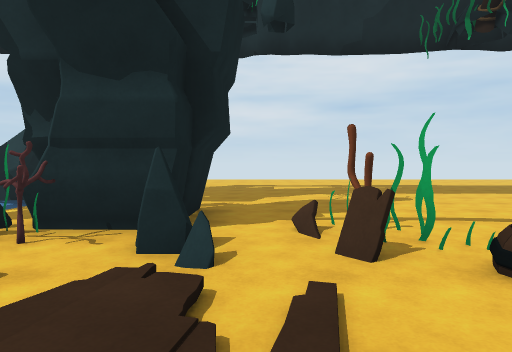
[1] (above)

17 first-person views from a walk through a scene from a Unity 3-D project. The camera is 1.3 m above the floor, tilts 2° down and sees 75° across. The floor is counted in squares, 2 m on a side. Each view is taken from the middle of a square. On the plan, view 1 faces up. The plan holds only what a view shows up to about 10 squares ahead; the rest is blank. The place goes on beyond the plan. Some animated figures are not drawn. Surface patterns are stand-ins for the level's own textures.

[2]
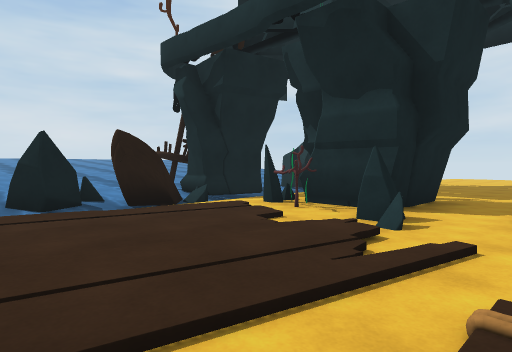

[3]
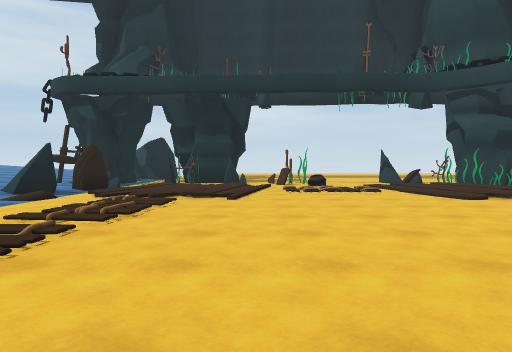

[4]
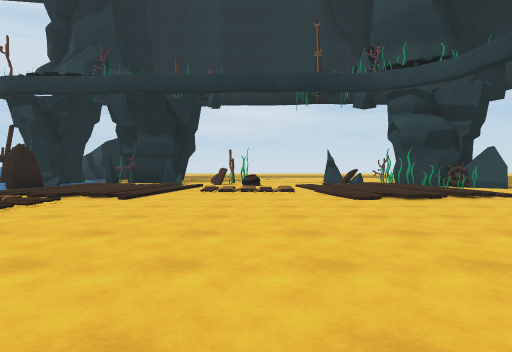

[5]
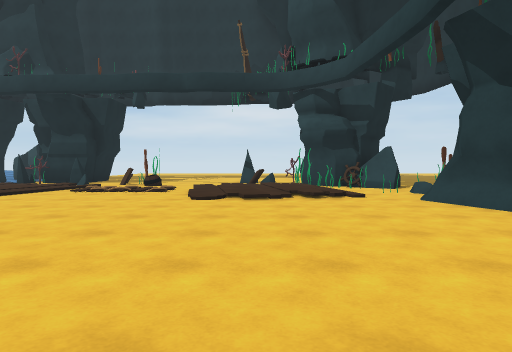

[6]
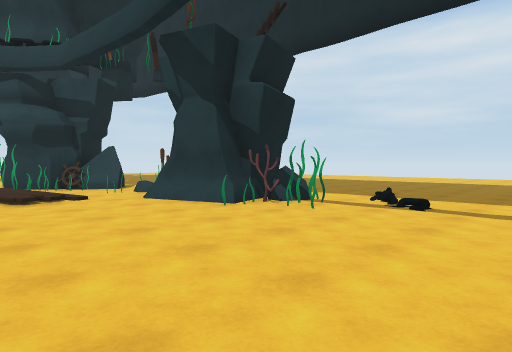

[7]
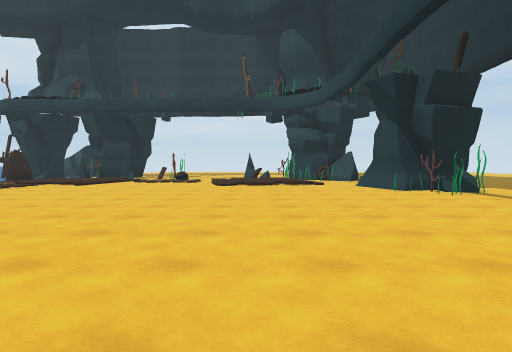

[8]
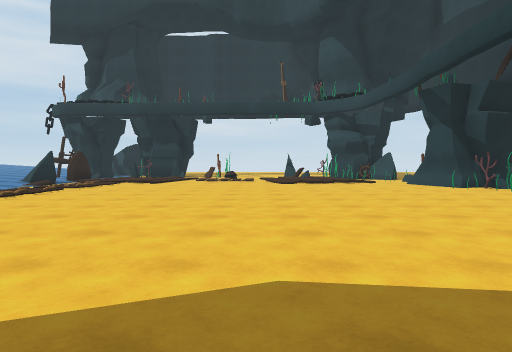

[9]
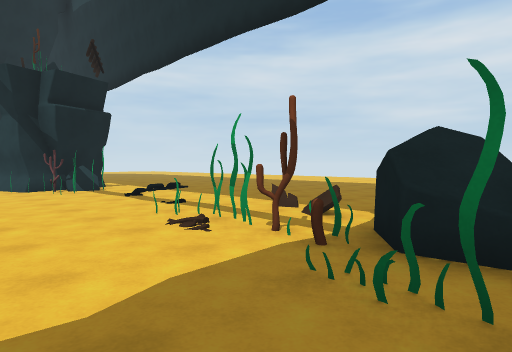

[10]
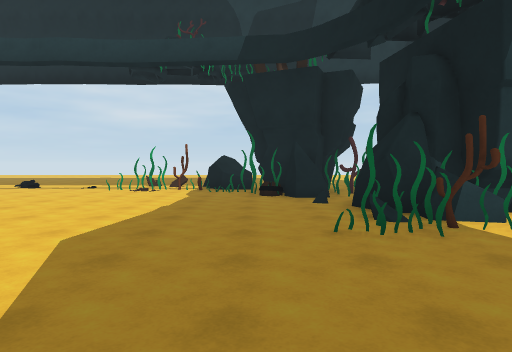

[11]
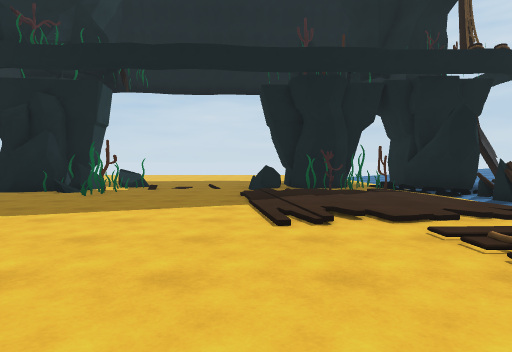

[12]
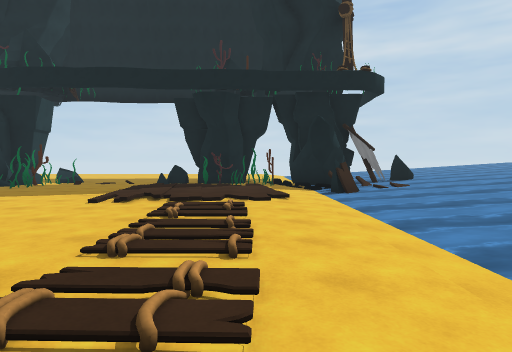

[13]
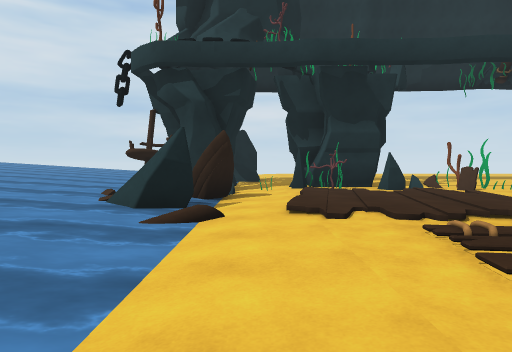

[14]
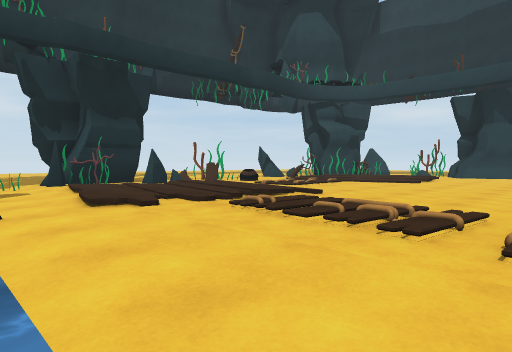

[15]
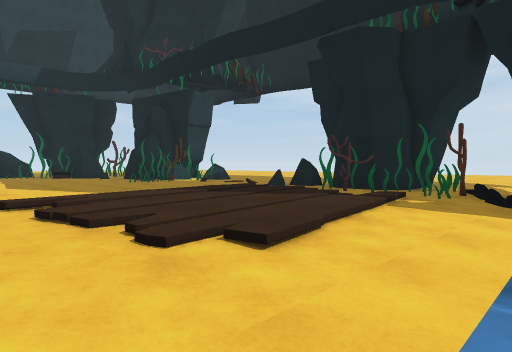

[16]
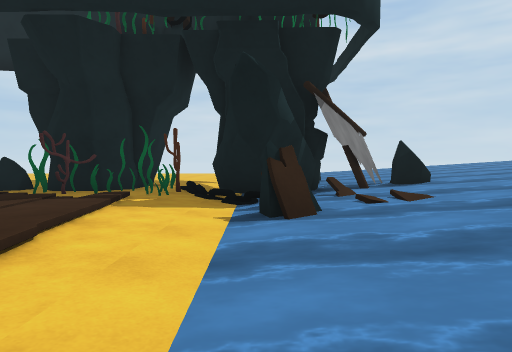

[17]
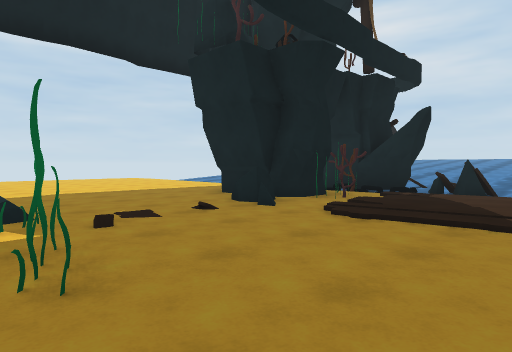

### Floor plan
Key: @ floor where view 1 was taken; # wall or solid block; . main floor; : floor 0.25 m higher than the main floor; + floor 0.5 m higher than the main floor; / step, stairs or slope; ~ water the walk can cross; ≈ water the walk keeps out of; O other object.
Columns run from 7 left of view 1 to 16 right of it. Each row starts with its distance up from view 1.
 10      ..... ....
  9      ..........
  8      .........
  7  OOO. ........
  6   ~.. .......
  5   ~.# #.....
  4 ###.O##.#..
  3 ≈≈ .O#OO##   ##
  2 ≈≈O.///..O.//###O
  1 ≈O~//:///////:.#.
  0 ≈OO./::@///:::/#O
 -1 ≈≈≈./::/...:://.#
 -2 ≈≈~../.....//...#
 -3  ≈~../..........##....
 -4   ~.//..........#O.....
 -5   ~.//..........###+....
 -6    .//...........#......
 -7   ~.//.................
 -8  ≈~.//..................
 -9  ≈~.//..........#.......
-10 ≈≈~.//..........###...
-11 ≈≈~/////........##
-12 ≈≈~/:://........#O
-13 ≈≈~/:::/.......O#O
-14 ≈OO./::/..##..O##
-15 ≈≈O./#/...##O####
-16 ≈######O.:#O##
-17 ##### #...OO#
-18 ≈  ## #....
-19    ........
-20    ........
-21       .....
-22        ....
-23         ..

Positions as (right, up) in squares from view 1, and headings:
1: (0, 0), facing up
2: (1, -1), facing up-left
3: (0, -8), facing up
4: (2, -8), facing up
5: (5, -8), facing up
6: (5, -8), facing up-right
7: (5, -12), facing up
8: (3, -13), facing up
9: (7, -13), facing up-right
10: (0, -13), facing right
11: (0, -7), facing down
12: (-3, -5), facing down
13: (-4, -5), facing up
14: (-5, -5), facing up-right
15: (-5, -10), facing down-right
16: (-5, -10), facing down
17: (4, -12), facing down-left
